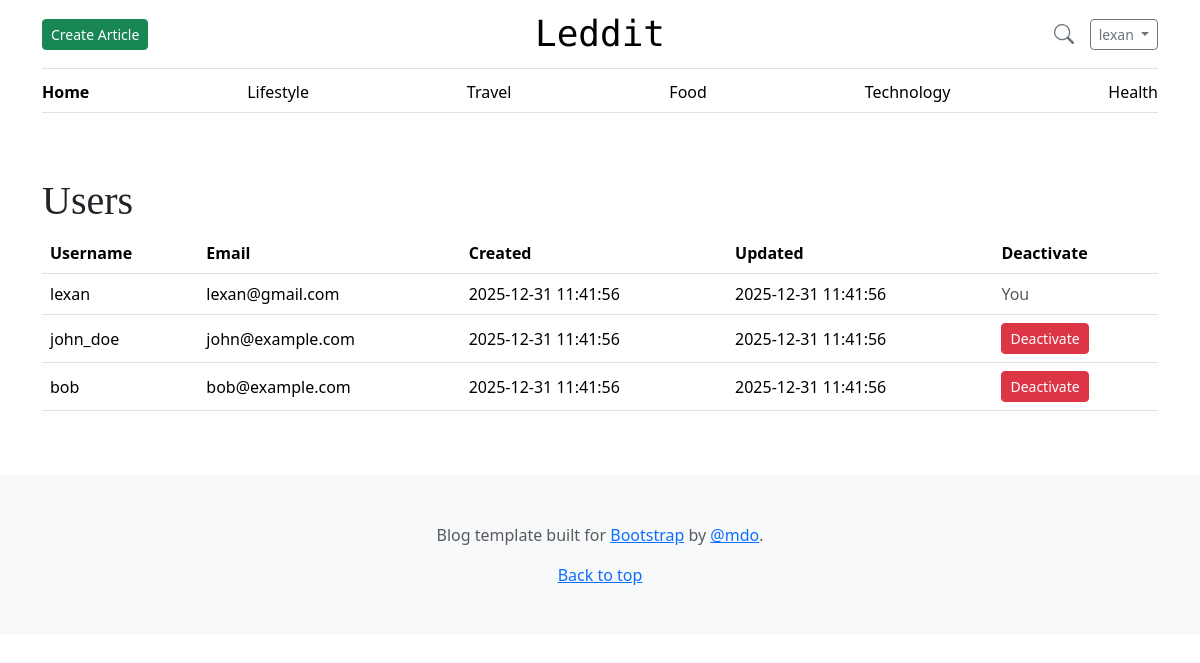
Page /admin_panel/users/users.php (signed in) on the committed database.
### tables this page shows
CREATE TABLE users (
    user_id INT AUTO_INCREMENT PRIMARY KEY,  
    username VARCHAR(50) NOT NULL UNIQUE,    
    password_hash VARCHAR(255) NOT NULL,     
    email VARCHAR(100) UNIQUE,               
    is_active BOOLEAN DEFAULT TRUE,          
    created_at TIMESTAMP DEFAULT CURRENT_TIMESTAMP,  
    updated_at TIMESTAMP DEFAULT CURRENT_TIMESTAMP ON UPDATE CURRENT_TIMESTAMP  
);

### www/admin_panel/users/users.php (the view, shortened to what this page needs)
<?php
require_once("../../db_access.php");
$user_id = $_SESSION["user_id_logged_in"] ?? null;
$sql = "SELECT user_id, username, email, created_at, updated_at
        FROM users
        WHERE is_active = 1";
$stmt = $pdo->prepare($sql);
$stmt->execute();
$users = $stmt->fetchAll(PDO::FETCH_ASSOC);
?>
<!DOCTYPE html>
<html lang="en">
<head>
    <?php readfile("../../assets/head.html"); ?>
</head>
<body>
<?php require_once("../../assets/navbar.php"); ?>
<main class="container py-5">
    <h1>Users</h1>
    <table class="table align-middle">
        <thead>
        <tr>
            <th>Username</th>
            <th>Email</th>
            <th>Created</th>
            <th>Updated</th>
            <th>Deactivate</th>
        </tr>
        </thead>
        <tbody>
        <?php foreach ($users as $row): ?>
            <tr>
                <td><?= htmlspecialchars($row["username"]) ?></td>
                <td><?= htmlspecialchars($row["email"]) ?></td>
                <td><?= htmlspecialchars($row["created_at"]) ?></td>
                <td><?= htmlspecialchars($row["updated_at"]) ?></td>
                <td>
                    <?php if ($row["user_id"] != $user_id): ?>
                        <form method="post" action="delete_user.php" onsubmit="return confirm('Deactivate User?');">
                            <button type="submit" class="btn btn-danger btn-sm">
                                Deactivate
                            </button>
                        </form>
                    <?php else: ?>
                        <span class="text-muted">You</span>
                    <?php endif; ?>
                </td>
            </tr>
        <?php endforeach; ?>
        </tbody>
    </table>
</main>
<?php readfile("../../assets/footer.html"); ?>
</body>
</html>

### www/assets/navbar.php (shortened to what this page needs)
<?php
$roles = $_SESSION["user_roles"] ?? [];
$is_logged_in = isset($_SESSION["user_id_logged_in"]);
$is_admin     = in_array("admin", $roles);
$is_blogger   = $is_admin || in_array("blogger", $roles);
?>
<div class="container">
    <header class="border-bottom lh-1 py-3">
        <div class="row flex-nowrap justify-content-between align-items-center">
            <div class="col-4 d-flex justify-content-start align-items-center">
                <?php if ($is_blogger): ?>
                    <a href="/articles/editor.php" class="btn btn-sm btn-success">
                        Create Article
                    </a>
                <?php endif; ?>
            </div>
            <div class="col-4 text-center">
                <a class="blog-header-logo text-body-emphasis text-decoration-none" href="/index.php">
                    Leddit
                </a>
            </div>
            <div class="col-4 d-flex justify-content-end align-items-center">
                <a class="link-secondary" href="#" aria-label="Search"
                   data-bs-toggle="modal" data-bs-target="#searchModal">
                    <svg class="bi mx-3" aria-hidden="true" width="20" height="20">
                        <use xlink:href="/assets/bootstrap-5.3.8/bootstrap-icons-1.13.1/bootstrap-icons.svg#search"></use>
                    </svg>
                </a>
                <?php if ($is_logged_in): ?>
                    <div class="dropdown">
                        <button class="btn btn-sm btn-outline-secondary dropdown-toggle"
                                type="button" data-bs-toggle="dropdown">
                            <?= htmlspecialchars($_SESSION["user_name_logged_in"]) ?>
                        </button>
                    </div>
                <?php endif; ?>
            </div>
        </div>
    </header>
    <div class="nav-scroller py-1 mb-3 border-bottom">
        <nav class="nav nav-underline justify-content-between">
            <a class="nav-item nav-link link-body-emphasis active" href="/index.php">Home</a>
            <a class="nav-item nav-link link-body-emphasis" href="#">Lifestyle</a>
            <a class="nav-item nav-link link-body-emphasis" href="#">Travel</a>
            <a class="nav-item nav-link link-body-emphasis" href="#">Food</a>
            <a class="nav-item nav-link link-body-emphasis" href="#">Technology</a>
            <a class="nav-item nav-link link-body-emphasis" href="#">Health</a>
        </nav>
    </div>
</div>

### www/assets/css/blog.css (style rules this page uses)
.blog-header-logo { font-family: "DM Mono", "Reddit Mono", "Playfair Display", Georgia, "Times New Roman", serif; font-size: 2.25rem; }
h1, h2, h3, h4, h5, h6 { font-family: "Playfair Display", Georgia, "Times New Roman", serif; }
.bi { vertical-align: -0.125em; fill: currentColor; }
.nav-scroller { position: relative; z-index: 2; height: 2.75rem; overflow-y: hidden; }
.nav-scroller .nav { display: flex; flex-wrap: nowrap; padding-bottom: 1rem; margin-top: -1px; overflow-x: auto; text-align: center; white-space: nowrap; -webkit-overflow-scrolling: touch; }

### rows in the picture
users: username "lexan", email "lexan@gmail.com", created_at "2025-12-31 11:41:56", updated_at "2025-12-31 11:41:56", shows "You"
users: username "john_doe", email "john@example.com", created_at "2025-12-31 11:41:56", updated_at "2025-12-31 11:41:56"
users: username "bob", email "bob@example.com", created_at "2025-12-31 11:41:56", updated_at "2025-12-31 11:41:56"

### other values in the picture
$_SESSION["user_name_logged_in"] "lexan"
